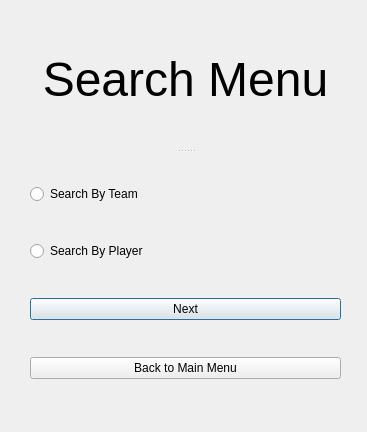
<?xml version="1.0" encoding="UTF-8"?>
<ui version="4.0">
 <class>seaerchMenu</class>
 <widget class="QDialog" name="seaerchMenu">
  <property name="geometry">
   <rect>
    <x>0</x>
    <y>0</y>
    <width>367</width>
    <height>432</height>
   </rect>
  </property>
  <property name="windowTitle">
   <string>SearchMenu</string>
  </property>
  <widget class="QSplitter" name="splitter">
   <property name="geometry">
    <rect>
     <x>30</x>
     <y>10</y>
     <width>311</width>
     <height>401</height>
    </rect>
   </property>
   <property name="orientation">
    <enum>Qt::Vertical</enum>
   </property>
   <widget class="QLabel" name="label">
    <property name="text">
     <string>&lt;html&gt;&lt;head/&gt;&lt;body&gt;&lt;p align=&quot;center&quot;&gt;&lt;span style=&quot; font-size:36pt;&quot;&gt;Search Menu&lt;/span&gt;&lt;/p&gt;&lt;/body&gt;&lt;/html&gt;</string>
    </property>
   </widget>
   <widget class="QWidget" name="verticalLayoutWidget">
    <layout class="QVBoxLayout" name="verticalLayout">
     <item>
      <widget class="QRadioButton" name="searchByTeam">
       <property name="text">
        <string>Search By Team</string>
       </property>
      </widget>
     </item>
     <item>
      <widget class="QRadioButton" name="searchByPlayer">
       <property name="text">
        <string>Search By Player</string>
       </property>
      </widget>
     </item>
     <item>
      <widget class="QPushButton" name="searchNext">
       <property name="text">
        <string>Next</string>
       </property>
      </widget>
     </item>
     <item>
      <widget class="QPushButton" name="backToMainMenu">
       <property name="text">
        <string>Back to Main Menu</string>
       </property>
      </widget>
     </item>
    </layout>
   </widget>
  </widget>
 </widget>
 <resources/>
 <connections/>
</ui>
